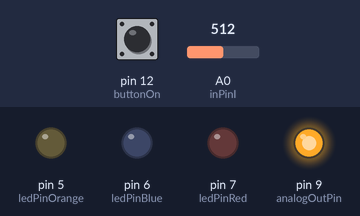
Simulated run of this sketch. Board: Arduino Uno, built with avr-gcc and run on an emulated ATmega328P. On the bench: output pins drawn as LEDs (lit = HIGH). Inputs (shaded band) come from the test bench; at power-on: pin 12 (buttonOn) LOW, A0 (inPinI) = 512.

Above: at 0.1 s.
At 7.04 s:
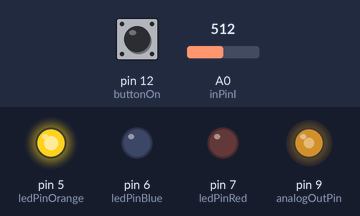
At 14.1 s:
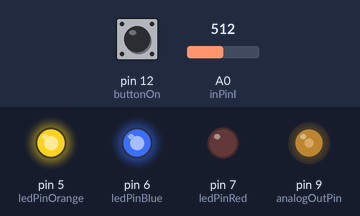
Timing chart, 0 to 15.6 s (numbered marks = the images above):
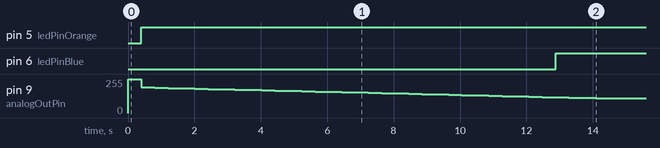

Measured:
- by itself, pin 5 (ledPinOrange): LOW → HIGH at 0.40 s
- by itself, pin 6 (ledPinBlue): LOW → HIGH at 12.9 s
- by itself, pin 9 (analogOutPin): moves from 255/255 to 110/255 over 13.7 s

The sketch:

controle-de-reativo.ino
```cpp
#include <PID_v1.h>

#define inPinI A0

#define ADC_BITS 10
#define ADC_COUNTS (1<<ADC_BITS)

int Number_of_Samples = 2500;
int sampleI = 0;
float offsetI = 0.0; //Low-pass filter output
float filteredI = 0.0;
float ICAL = 382.62;
float sqI = 0.0, sumI = 0.0;
float Irms = 0.0;

int SupplyVoltage=3300;

// constants won't change. They're used here to
// set pin numbers:
const int buttonPinMore = 10;     // the number of the pushbutton pin
const int buttonPinLess = 11;     // the number of the pushbutton pin
const int buttonOn = 12;     // the number of the pushbutton pin

const int ledPin =  13;      // the number of the LED pin
const int ledPinRed =  7;      // the number of the LED pin
const int ledPinBlue =    6;      // the number of the LED pin
const int ledPinOrange =    5;      // the number of the LED pin

const int analogOutPin = 9; // Analog output pin that the LED is attached to

int outputValue = 255;        // value output to the PWM (analog out)

//Define Variables we'll be connecting to
double Setpoint, Input, Output;
//Specify the links and initial tuning parameters
double Kp=2, Ki=0.8, Kd=0;
PID myPID(&Input, &Output, &Setpoint, Kp, Ki, Kd, DIRECT);

void calcVrms()
{

    for (unsigned int n = 0; n < Number_of_Samples; n++)
    {
      sampleI = analogRead(inPinI);
      // Digital low pass filter extracts the 2.5 V or 1.65 V dc offset,
      // then subtract this - signal is now centered on 0 counts.
      offsetI = (offsetI + (sampleI-offsetI)/1024);
      filteredI = sampleI - offsetI;
      // Root-mean-square method current
      // 1) square current values
      sqI = filteredI * filteredI;
      // 2) sum
      sumI += sqI;
    }

    float I_RATIO = ICAL *((SupplyVoltage/1000.0) / (ADC_COUNTS));
    Irms = I_RATIO * sqrt(sumI / Number_of_Samples);

     //Reset accumulators
    sumI = 0;
}

void setup() {

  Setpoint = 230;

  // initialize the LED pin as an output:
  pinMode(ledPinRed, OUTPUT);
  pinMode(ledPinBlue, OUTPUT);
  pinMode(ledPinOrange, OUTPUT);

  // initialize the pushbutton pin as an input:
  pinMode(buttonPinMore, INPUT);

  analogWrite(analogOutPin, outputValue);

  Serial.begin(9600);

  //turn the PID on
  myPID.SetMode(REVERSE);

  while(digitalRead(buttonOn) == HIGH)
  {

  }
}

void loop() {

#if 0
  if (digitalRead(buttonPinMore) == LOW)
  {
    outputValue += 25;
    if(outputValue >= 250)
    {
      outputValue = 250;
    }

    Serial.print("Out: ");
    Serial.println(outputValue);

    analogWrite(analogOutPin, outputValue);

    //digitalWrite(ledPinRed, HIGH);
    while(digitalRead(buttonPinMore) == LOW);
  }
  else
  {
    //digitalWrite(ledPinRed, LOW);
  }

  if (digitalRead(buttonPinLess) == LOW)
  {
    outputValue -= 25;
    if(outputValue <= 0)
      outputValue = 0;

    Serial.print("Out: ");
    Serial.println(outputValue);

    analogWrite(analogOutPin, outputValue);

    //digitalWrite(ledPinBlue, HIGH);
    while(digitalRead(buttonPinLess) == LOW);
  }
  else
  {
    ///digitalWrite(ledPinBlue, LOW);
  }

  if (digitalRead(buttonOn) == LOW)
  {
    outputValue = 255;
    analogWrite(analogOutPin, 255);
    // turn LED on:
    //digitalWrite(ledPinOrange, HIGH);

    Serial.print("Out: ");
    Serial.println(outputValue);
    while(digitalRead(buttonOn) == LOW);
  }
  else
  {
    //digitalWrite(ledPinOrange, LOW);
  }

  if(outputValue == 255)
  {
      digitalWrite(ledPinRed, LOW);
      digitalWrite(ledPinBlue, LOW);
      digitalWrite(ledPinOrange, LOW);
  }
  if(outputValue < 255)
  {
      digitalWrite(ledPinRed, LOW);
      digitalWrite(ledPinBlue, LOW);
      digitalWrite(ledPinOrange, HIGH);
  }
  if(outputValue < 120)
  {
      digitalWrite(ledPinRed, LOW);
      digitalWrite(ledPinBlue, HIGH);
      digitalWrite(ledPinOrange, HIGH);
  }
  if(outputValue <= 0)
  {
      digitalWrite(ledPinRed, HIGH);
      digitalWrite(ledPinBlue, HIGH);
      digitalWrite(ledPinOrange, HIGH);
  }
#endif

  calcVrms();

  Input = 200;
  //input
  myPID.Compute();

  Output = 255 - Output;

  if(Output < 110)
    Output = 110;

  analogWrite(analogOutPin, Output);

  if(Output == 255)
  {
      digitalWrite(ledPinRed, LOW);
      digitalWrite(ledPinBlue, LOW);
      digitalWrite(ledPinOrange, LOW);
  }
  if(Output < 255)
  {
      digitalWrite(ledPinRed, LOW);
      digitalWrite(ledPinBlue, LOW);
      digitalWrite(ledPinOrange, HIGH);
  }
  if(Output < 120)
  {
      digitalWrite(ledPinRed, LOW);
      digitalWrite(ledPinBlue, HIGH);
      digitalWrite(ledPinOrange, HIGH);
  }
  if(Output <= 0)
  {
      digitalWrite(ledPinRed, HIGH);
      digitalWrite(ledPinBlue, HIGH);
      digitalWrite(ledPinOrange, HIGH);
  }


  //Serial.print("Vrms: ");
  //Serial.println(Input);

  //Serial.print("err: ");
  //Serial.println(Setpoint-Input);

  //Serial.print("out: ");
  //Serial.println(Output);
}
```
